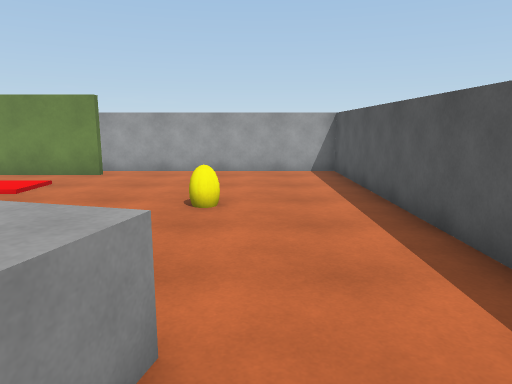
View 1 (above)

14 first-person views from a walk through a 3-D level made in the Unity game engine. The camera is 1.5 m above the floor, tilts 10° down and sees 70° across. The floor is counted in squares, 1 m on a side. Each view is taken from the middle of a square. On the plan, view 1 faces up. The plan holds only what a view shows up to about 16 squares ahead; the rest is blank. The player is left out.

View 2
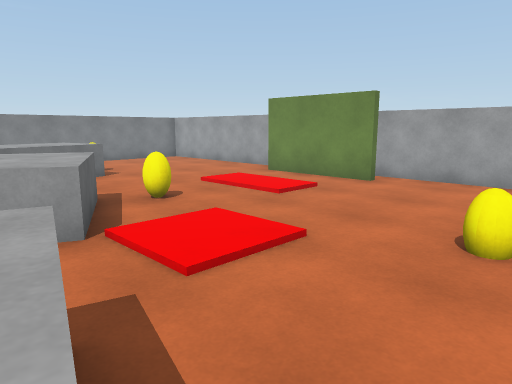

View 3
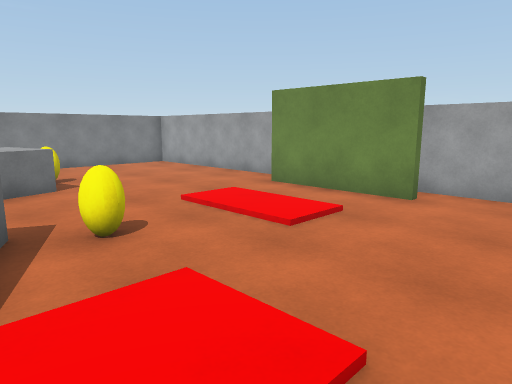

View 4
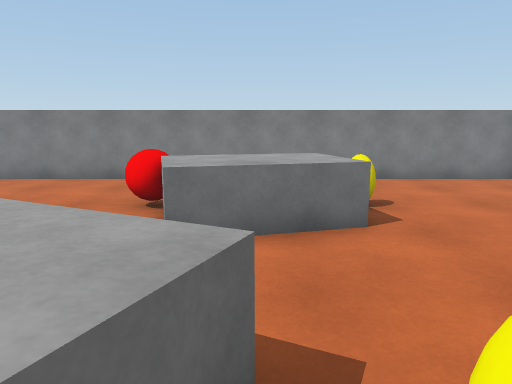

View 5
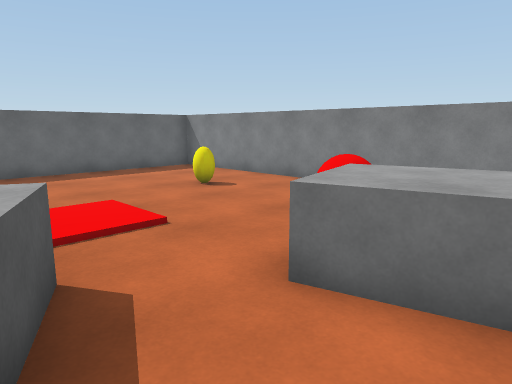

View 6
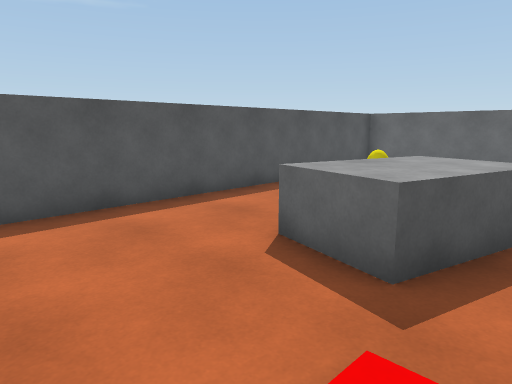

View 7
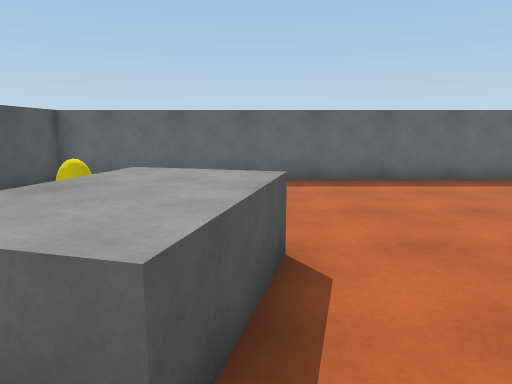

View 8
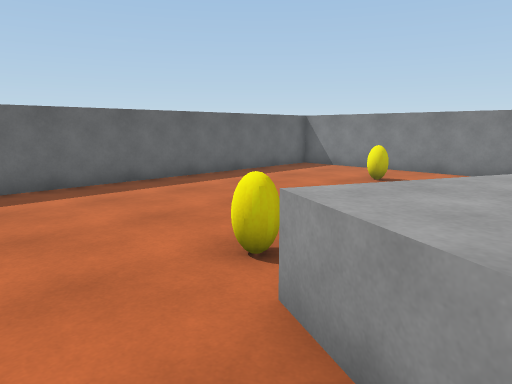

View 9
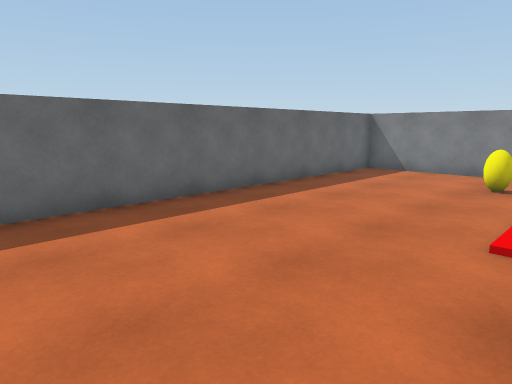

View 10
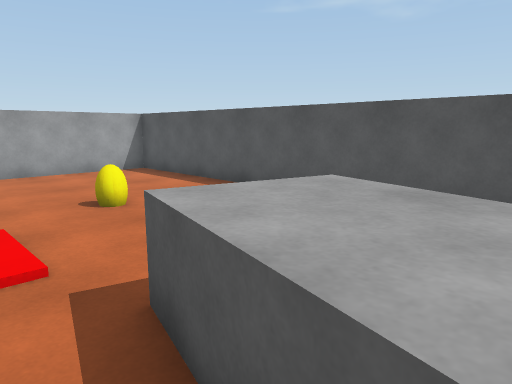

View 11
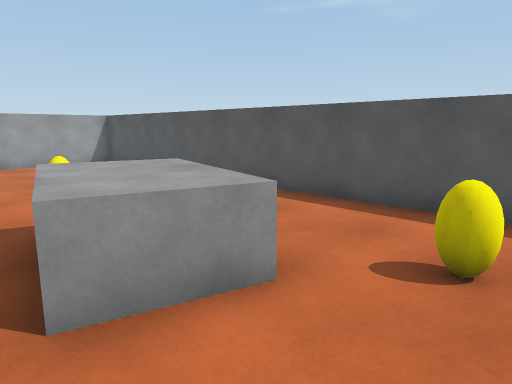

View 12
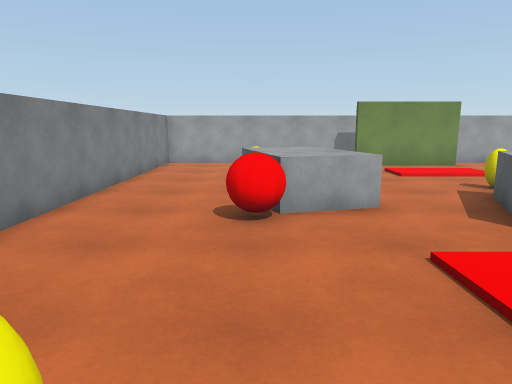

View 13
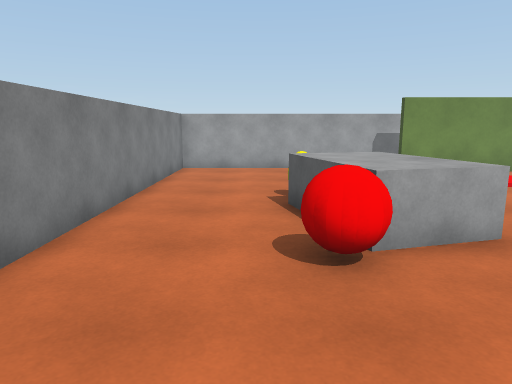

View 14
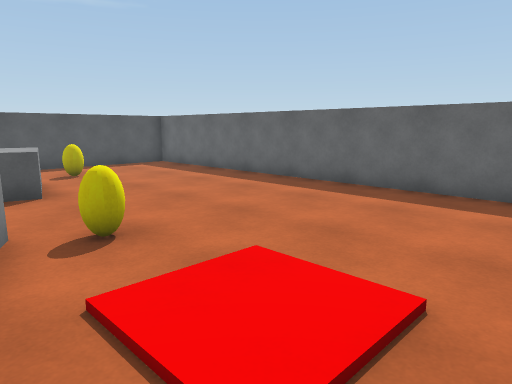

### Floor plan
Key: @ floor where view 1 was taken; # wall or solid block; . floor; = window, fence, low wall or low ledge; ^ raised ledge; O other object.
Columns run from 17 left of view 1 to 3 right of it. Each row starts with its distance up from view 1.
 13 #########   #########
 12 #.......#####.......#
 11 #...................#
 10 #...................#
  9 #...................#
  8 #...................#
  7 #....=..............#
  6 #...^^^.............#
  5 #...^^^..=^.........#
  4 #...^^^..^^^=.......#
  3 #...O=..^^^^^..=....#
  2 #.......=^^^..^^^...#
  1 #.........^=..^^^...#
  0 #.............^^^@..#
 -1 #..............=....#
 -2 #...................#
 -3 #...................#
 -4 #...................#
 -5 #...................#
 -6 #...................#
 -7 #####################

Where each view was taken, in squares from view 1:
view 1: 0 up, 0 right, facing up
view 2: 2 up, 0 right, facing up-left
view 3: 4 up, 2 left, facing up-left
view 4: 5 up, 6 left, facing left
view 5: 6 up, 8 left, facing down-left
view 6: 6 up, 4 left, facing down-right
view 7: 4 up, 3 left, facing down
view 8: 3 up, 4 left, facing down-left
view 9: 0 up, 4 left, facing down-left
view 10: 0 up, 4 left, facing up-right
view 11: 3 down, 4 left, facing up-right
view 12: 3 down, 13 left, facing up
view 13: 1 down, 14 left, facing up
view 14: 2 up, 12 left, facing down-right
